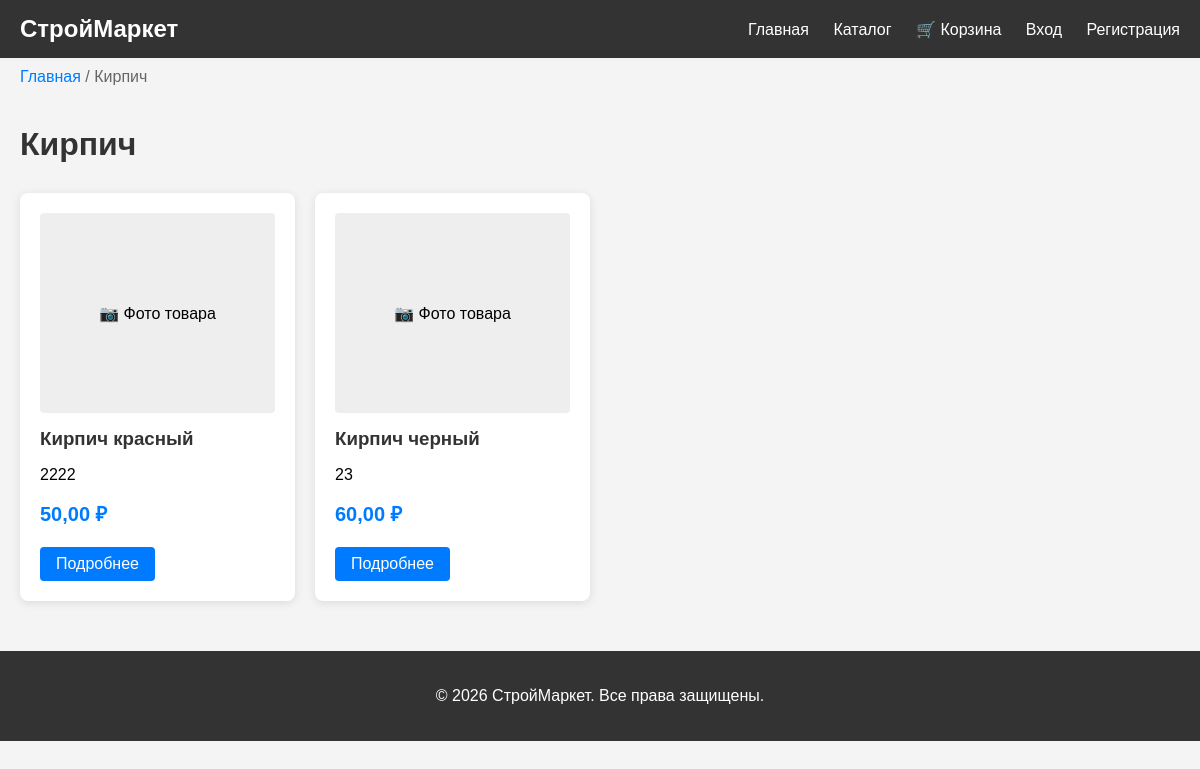
The page /category/kirpich/ on the database its author committed.
### main/models.py (models this page shows, shortened)
class Category(models.Model):
    name = models.CharField(max_length=100)
    slug = models.SlugField(unique=True)

class Product(models.Model):
    name = models.CharField(max_length=200)
    slug = models.SlugField(unique=True)
    description = models.TextField(blank=True)
    price = models.DecimalField(max_digits=10, decimal_places=2)
    category = models.ForeignKey(Category, on_delete=models.CASCADE, related_name='products')
    characteristics = models.TextField(blank=True, verbose_name='Характеристики')
    image = models.ImageField('Изображение', upload_to='products/', blank=True, null=True)

### main/views.py (the view)
# urls.py: path('category/<slug:slug>/', views.category_detail, name='category_detail'),
def category_detail(request, slug):
    category = get_object_or_404(Category, slug=slug)
    products = Product.objects.filter(category=category)
    return render(request, 'main/category_detail.html', {
        'category': category,
        'products': products
    })

### main/templates/main/category_detail.html (shortened to what this page needs)
<!DOCTYPE html>
<html lang="ru">
<head>
</head>
<body>
    <div class="header">
        <div class="container">
            <div class="logo">СтройМаркет</div>
            <div class="nav">
                <a href="/about/">Главная</a>
                <a href="/">Каталог</a>
                <a href="{% url 'cart_detail' %}">🛒 Корзина</a>
                {% if user.is_authenticated %}
                    <span>Привет, {{ user.username }}!</span>
                    <a href="{% url 'logout' %}">Выход</a>
                    {% if user.is_superuser %}
                        <a href="/admin">Админка</a>
                    {% endif %}
                {% else %}
                    <a href="{% url 'login' %}">Вход</a>
                    <a href="{% url 'register' %}">Регистрация</a>
                {% endif %}
            </div>
        </div>
    </div>
    <div class="container">
        <div class="breadcrumb">
            <a href="/">Главная</a> / <span>{{ category.name }}</span>
        </div>
        <h1>{{ category.name }}</h1>
        <div class="product-grid">
            {% for product in products %}
            <div class="product-card">
              <div class="product-image">
                    {% if product.image %}
                        <img src="{{ product.image.url }}" alt="{{ product.name }}">
                    {% else %}
                        📷 Фото товара
                    {% endif %}
                </div>
                <h3>{{ product.name }}</h3>
                <p>{{ product.description|truncatechars:50 }}</p>
                <div class="price">{{ product.price }} ₽</div>
                <a href="{% url 'product_detail' product.slug %}" class="btn">Подробнее</a>
            </div>
            {% empty %}
            <p>В этой категории пока нет товаров</p>
            {% endfor %}
        </div>
    </div>
    <div class="footer">
        <p>© 2026 СтройМаркет. Все права защищены.</p>
    </div>
</body>
</html>

### main/templates/main/category_detail.html (style rules this page uses)
body { font-family: Arial, sans-serif; margin: 0; padding: 0; background-color: #f4f4f4; }
.header { background-color: #333; color: white; padding: 15px 0; }
.header .container { display: flex; justify-content: space-between; align-items: center; }
.container { max-width: 1200px; margin: 0 auto; padding: 0 20px; }
.logo { font-size: 24px; font-weight: bold; }
.nav a, .nav span { color: white; text-decoration: none; margin-left: 20px; }
h1 { color: #333; margin: 30px 0; }
.product-grid { display: grid; grid-template-columns: repeat(auto-fill, minmax(250px, 1fr)); gap: 20px; margin-top: 20px; }
.product-card { background: white; border-radius: 8px; padding: 20px; box-shadow: 0 2px 10px rgba(0,0,0,0.1); transition: transform 0.2s; }
.product-image { width: 100%; height: 200px; background: #eee; display: flex; align-items: center; justify-content: center; border-radius: 4px; margin-bottom: 15px; overflow: hidden; }
.product-card h3 { margin: 0 0 10px 0; color: #333; }
.price { font-size: 20px; color: #007bff; font-weight: bold; margin: 10px 0; }
.btn { display: inline-block; background: #007bff; color: white; padding: 8px 16px; text-decoration: none; border-radius: 4px; margin-top: 10px; }
.footer { background: #333; color: white; text-align: center; padding: 20px 0; margin-top: 50px; }
.breadcrumb { padding: 10px 0; color: #666; }
.breadcrumb a { color: #007bff; text-decoration: none; }

### rows shown on the page
Category: name "Кирпич"
Product: shows "📷 Фото товара", name "Кирпич красный", description "2222", price "50,00"
Product: shows "📷 Фото товара", name "Кирпич черный", description "23", price "60,00"
